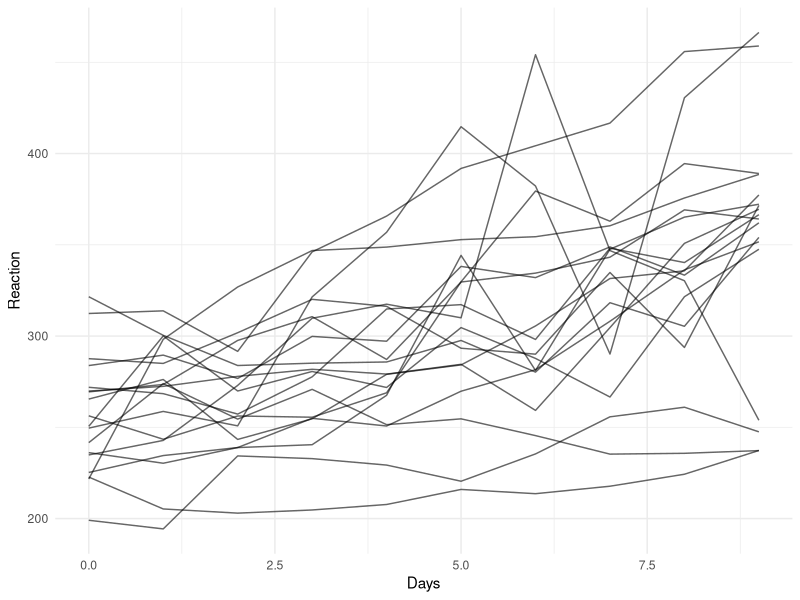
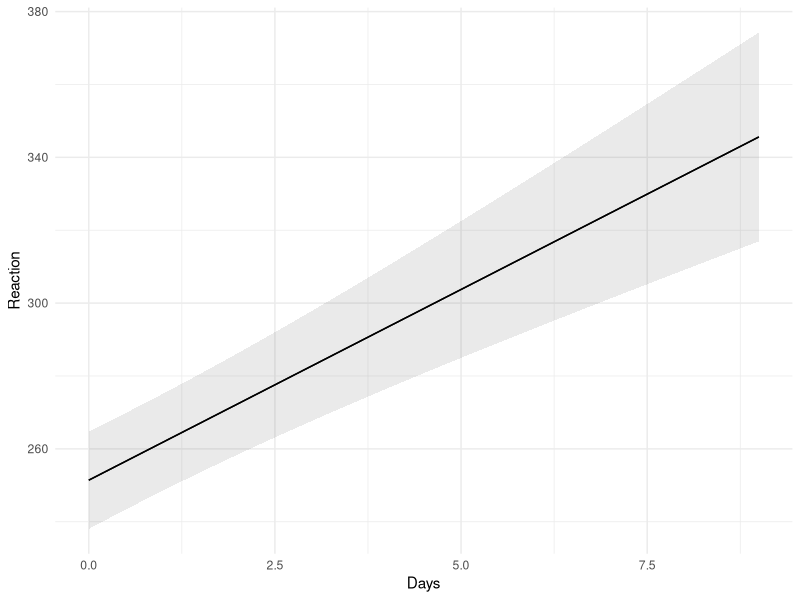

The R source for these figures, in order:
## ---- chunk 1
#| label: setup
#| message: false
library(tidyverse)
library(lme4)
library(lmerTest)
library(marginaleffects)
## ---- chunk 2
#| label: fig-sleep
#| fig-cap: "Reaction time over days of sleep restriction, by subject"
ggplot(sleepstudy, aes(Days, Reaction, group = Subject)) +
  geom_line(alpha = 0.6) +
  theme_minimal()
## ---- chunk 3
m_int <- lmer(Reaction ~ Days + (1 | Subject), data = sleepstudy)
m_slope <- lmer(Reaction ~ Days + (1 + Days | Subject), data = sleepstudy)
anova(m_int, m_slope)
## ---- chunk 4
summary(m_slope)
## ---- chunk 5
VarCorr(m_slope)
## ---- chunk 6
avg_slopes(m_slope, variables = "Days")
## ---- chunk 7
avg_slopes(m_int, variables = "Days")
## ---- chunk 8
predictions(m_slope, newdata = datagrid(Days = c(0, 9)), re.form = NA)
## ---- chunk 9
#| label: fig-slope-pred
#| fig-cap: "Population-level prediction from the random-slope model"
plot_predictions(m_slope, condition = "Days", re.form = NA) +
  theme_minimal()
## ---- chunk 10
m_nest <- lmer(strength ~ 1 + (1 | batch/cask), data = Pastes)
VarCorr(m_nest)
## ---- chunk 11
m_cross <- lmer(diameter ~ 1 + (1 | plate) + (1 | sample), data = Penicillin)
VarCorr(m_cross)
